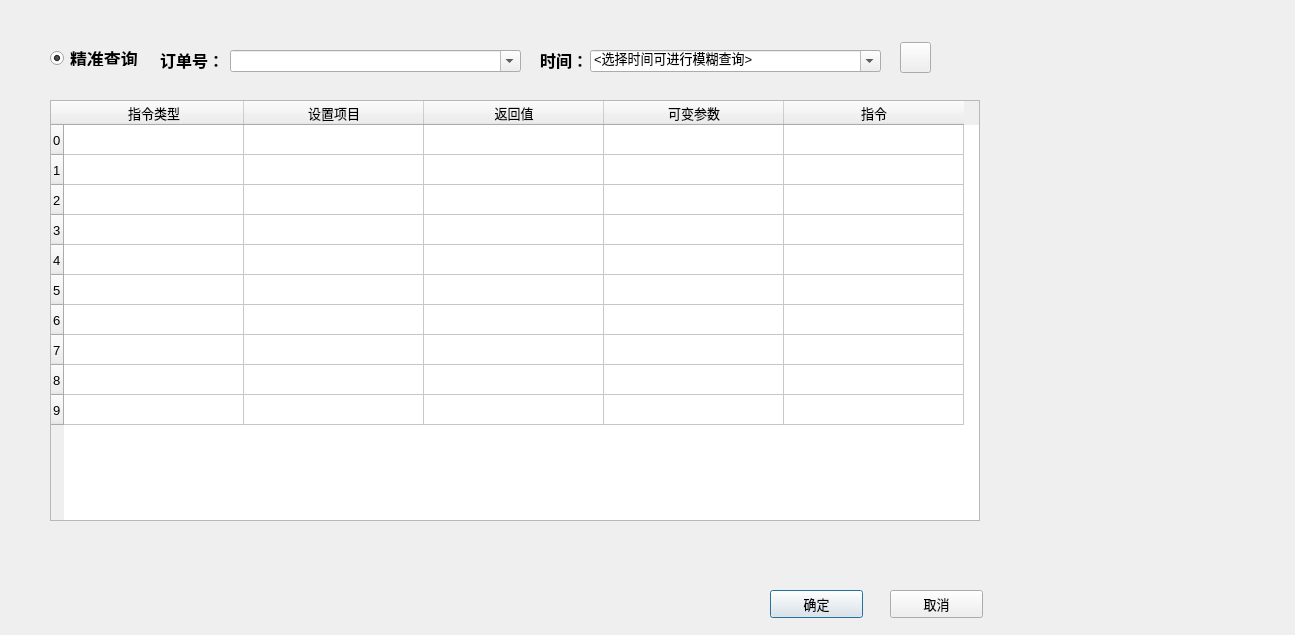
<?xml version="1.0" encoding="UTF-8"?>
<ui version="4.0">
 <class>QWDialogConfig</class>
 <widget class="QDialog" name="QWDialogConfig">
  <property name="windowModality">
   <enum>Qt::NonModal</enum>
  </property>
  <property name="geometry">
   <rect>
    <x>0</x>
    <y>0</y>
    <width>1295</width>
    <height>635</height>
   </rect>
  </property>
  <property name="sizePolicy">
   <sizepolicy hsizetype="Fixed" vsizetype="Fixed">
    <horstretch>0</horstretch>
    <verstretch>0</verstretch>
   </sizepolicy>
  </property>
  <property name="font">
   <font>
    <pointsize>10</pointsize>
   </font>
  </property>
  <property name="windowTitle">
   <string>设置表格行数和列数</string>
  </property>
  <property name="sizeGripEnabled">
   <bool>false</bool>
  </property>
  <property name="modal">
   <bool>false</bool>
  </property>
  <widget class="QTableWidget" name="tableWidget">
   <property name="geometry">
    <rect>
     <x>50</x>
     <y>100</y>
     <width>930</width>
     <height>421</height>
    </rect>
   </property>
   <property name="editTriggers">
    <set>QAbstractItemView::NoEditTriggers</set>
   </property>
   <attribute name="horizontalHeaderDefaultSectionSize">
    <number>180</number>
   </attribute>
   <row>
    <property name="text">
     <string>0</string>
    </property>
   </row>
   <row>
    <property name="text">
     <string>1</string>
    </property>
   </row>
   <row>
    <property name="text">
     <string>2</string>
    </property>
   </row>
   <row>
    <property name="text">
     <string>3</string>
    </property>
   </row>
   <row>
    <property name="text">
     <string>4</string>
    </property>
   </row>
   <row>
    <property name="text">
     <string>5</string>
    </property>
   </row>
   <row>
    <property name="text">
     <string>6</string>
    </property>
   </row>
   <row>
    <property name="text">
     <string>7</string>
    </property>
   </row>
   <row>
    <property name="text">
     <string>8</string>
    </property>
   </row>
   <row>
    <property name="text">
     <string>9</string>
    </property>
   </row>
   <column>
    <property name="text">
     <string>指令类型</string>
    </property>
   </column>
   <column>
    <property name="text">
     <string>设置项目</string>
    </property>
   </column>
   <column>
    <property name="text">
     <string>返回值</string>
    </property>
   </column>
   <column>
    <property name="text">
     <string>可变参数</string>
    </property>
   </column>
   <column>
    <property name="text">
     <string>指令</string>
    </property>
   </column>
  </widget>
  <widget class="QLabel" name="label_3">
   <property name="geometry">
    <rect>
     <x>160</x>
     <y>50</y>
     <width>84</width>
     <height>20</height>
    </rect>
   </property>
   <property name="font">
    <font>
     <family>Aharoni</family>
     <pointsize>12</pointsize>
     <weight>75</weight>
     <bold>true</bold>
    </font>
   </property>
   <property name="text">
    <string>订单号：</string>
   </property>
  </widget>
  <widget class="QPushButton" name="btnok">
   <property name="geometry">
    <rect>
     <x>770</x>
     <y>590</y>
     <width>93</width>
     <height>28</height>
    </rect>
   </property>
   <property name="text">
    <string>确定</string>
   </property>
  </widget>
  <widget class="QPushButton" name="btncancel">
   <property name="geometry">
    <rect>
     <x>890</x>
     <y>590</y>
     <width>93</width>
     <height>28</height>
    </rect>
   </property>
   <property name="text">
    <string>取消</string>
   </property>
  </widget>
  <widget class="QComboBox" name="comboBox_Proname">
   <property name="enabled">
    <bool>true</bool>
   </property>
   <property name="geometry">
    <rect>
     <x>230</x>
     <y>50</y>
     <width>291</width>
     <height>22</height>
    </rect>
   </property>
   <property name="editable">
    <bool>true</bool>
   </property>
  </widget>
  <widget class="QPushButton" name="pushButton">
   <property name="geometry">
    <rect>
     <x>900</x>
     <y>42</y>
     <width>31</width>
     <height>31</height>
    </rect>
   </property>
   <property name="font">
    <font>
     <pointsize>13</pointsize>
     <weight>75</weight>
     <bold>true</bold>
    </font>
   </property>
   <property name="styleSheet">
    <string notr="true"/>
   </property>
   <property name="text">
    <string/>
   </property>
  </widget>
  <widget class="QRadioButton" name="radioButton">
   <property name="enabled">
    <bool>true</bool>
   </property>
   <property name="geometry">
    <rect>
     <x>50</x>
     <y>50</y>
     <width>89</width>
     <height>16</height>
    </rect>
   </property>
   <property name="font">
    <font>
     <pointsize>13</pointsize>
     <weight>75</weight>
     <bold>true</bold>
    </font>
   </property>
   <property name="text">
    <string>精准查询</string>
   </property>
   <property name="checked">
    <bool>true</bool>
   </property>
  </widget>
  <widget class="QComboBox" name="comboBox_SelectTime">
   <property name="geometry">
    <rect>
     <x>590</x>
     <y>50</y>
     <width>291</width>
     <height>22</height>
    </rect>
   </property>
   <property name="editable">
    <bool>true</bool>
   </property>
   <item>
    <property name="text">
     <string>&lt;选择时间可进行模糊查询&gt;</string>
    </property>
   </item>
   <item>
    <property name="text">
     <string>1周内</string>
    </property>
   </item>
   <item>
    <property name="text">
     <string>半个月内</string>
    </property>
   </item>
   <item>
    <property name="text">
     <string>1个月内</string>
    </property>
   </item>
   <item>
    <property name="text">
     <string>2个月内</string>
    </property>
   </item>
   <item>
    <property name="text">
     <string>3个月内</string>
    </property>
   </item>
   <item>
    <property name="text">
     <string>半年内</string>
    </property>
   </item>
   <item>
    <property name="text">
     <string>1年内</string>
    </property>
   </item>
   <item>
    <property name="text">
     <string>全部</string>
    </property>
   </item>
  </widget>
  <widget class="QLabel" name="label_4">
   <property name="geometry">
    <rect>
     <x>540</x>
     <y>50</y>
     <width>84</width>
     <height>20</height>
    </rect>
   </property>
   <property name="font">
    <font>
     <family>Aharoni</family>
     <pointsize>12</pointsize>
     <weight>75</weight>
     <bold>true</bold>
    </font>
   </property>
   <property name="text">
    <string>时间：</string>
   </property>
  </widget>
 </widget>
 <resources/>
 <connections/>
</ui>
